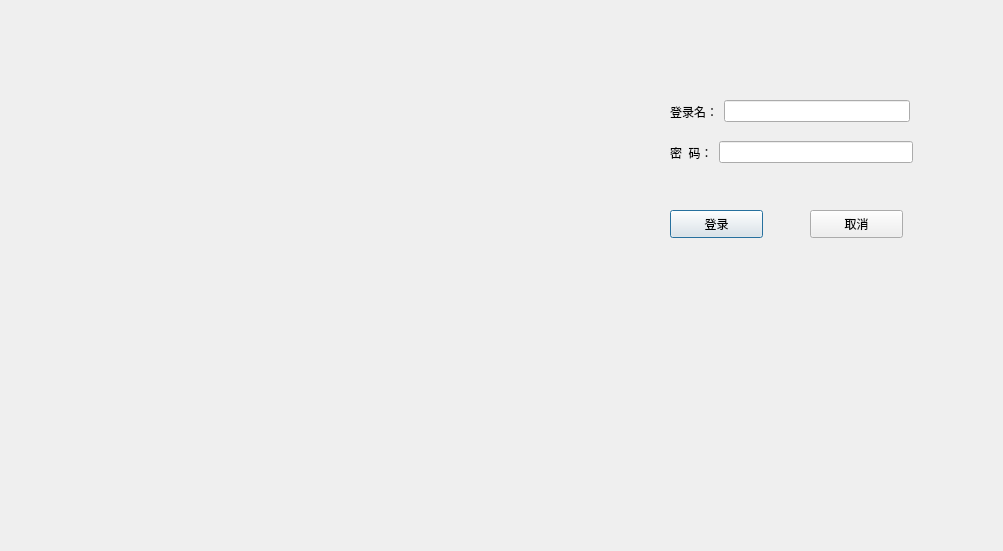
<?xml version="1.0" encoding="UTF-8"?>
<ui version="4.0">
 <class>LoginDialog</class>
 <widget class="QDialog" name="LoginDialog">
  <property name="geometry">
   <rect>
    <x>0</x>
    <y>0</y>
    <width>1003</width>
    <height>551</height>
   </rect>
  </property>
  <property name="windowTitle">
   <string>Dialog</string>
  </property>
  <widget class="QPushButton" name="loginBtn">
   <property name="geometry">
    <rect>
     <x>670</x>
     <y>210</y>
     <width>93</width>
     <height>28</height>
    </rect>
   </property>
   <property name="text">
    <string>登录</string>
   </property>
  </widget>
  <widget class="QPushButton" name="exitBtn">
   <property name="geometry">
    <rect>
     <x>810</x>
     <y>210</y>
     <width>93</width>
     <height>28</height>
    </rect>
   </property>
   <property name="text">
    <string>取消</string>
   </property>
  </widget>
  <widget class="QWidget" name="layoutWidget">
   <property name="geometry">
    <rect>
     <x>670</x>
     <y>140</y>
     <width>243</width>
     <height>25</height>
    </rect>
   </property>
   <layout class="QHBoxLayout" name="horizontalLayout">
    <item>
     <widget class="QLabel" name="label_2">
      <property name="text">
       <string>密  码：</string>
      </property>
     </widget>
    </item>
    <item>
     <layout class="QVBoxLayout" name="verticalLayout">
      <item>
       <widget class="QLineEdit" name="pwdLineEdit">
        <property name="echoMode">
         <enum>QLineEdit::Password</enum>
        </property>
       </widget>
      </item>
     </layout>
    </item>
   </layout>
  </widget>
  <widget class="QWidget" name="layoutWidget">
   <property name="geometry">
    <rect>
     <x>670</x>
     <y>100</y>
     <width>240</width>
     <height>23</height>
    </rect>
   </property>
   <layout class="QHBoxLayout" name="horizontalLayout_2">
    <item>
     <widget class="QLabel" name="label">
      <property name="text">
       <string>登录名：</string>
      </property>
     </widget>
    </item>
    <item>
     <widget class="QLineEdit" name="usrLineEdit"/>
    </item>
   </layout>
  </widget>
 </widget>
 <resources/>
 <connections/>
</ui>
